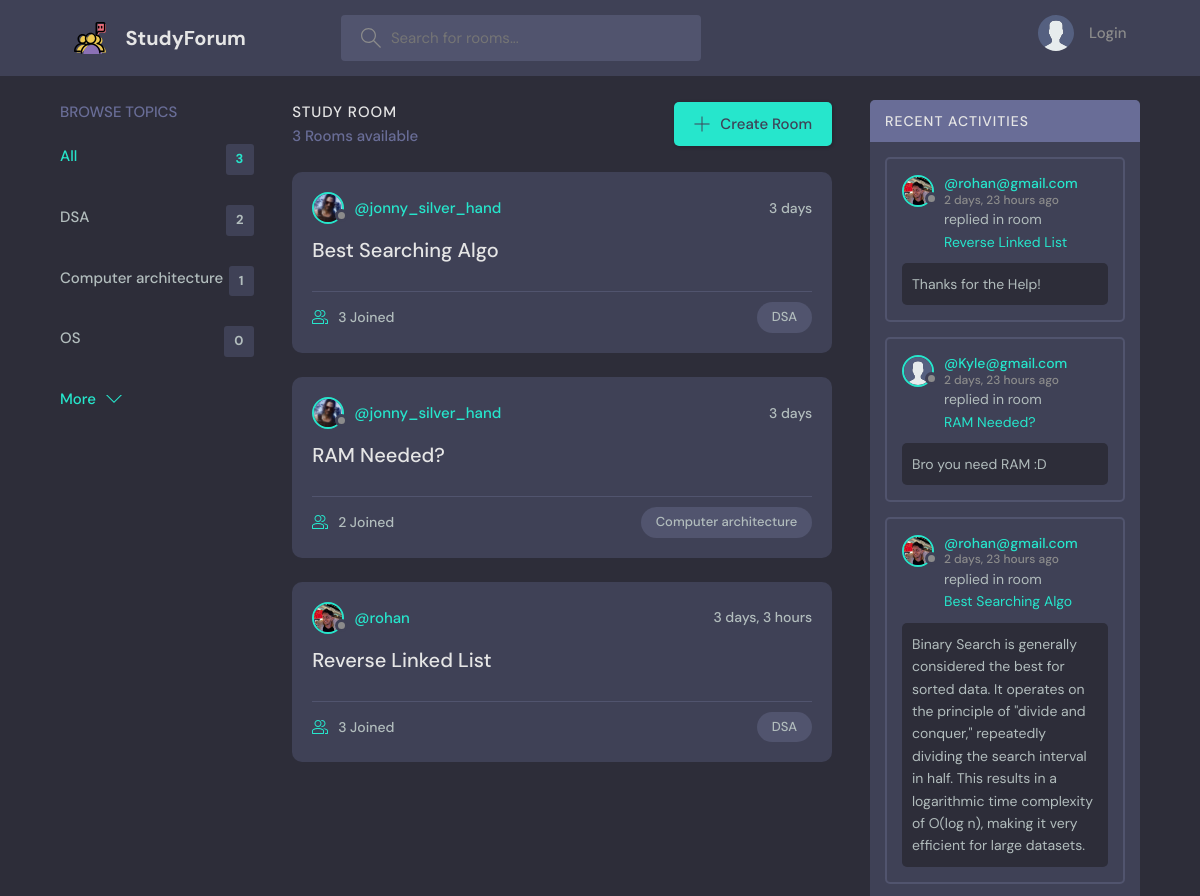
Before: / (upper part) with the older database file.
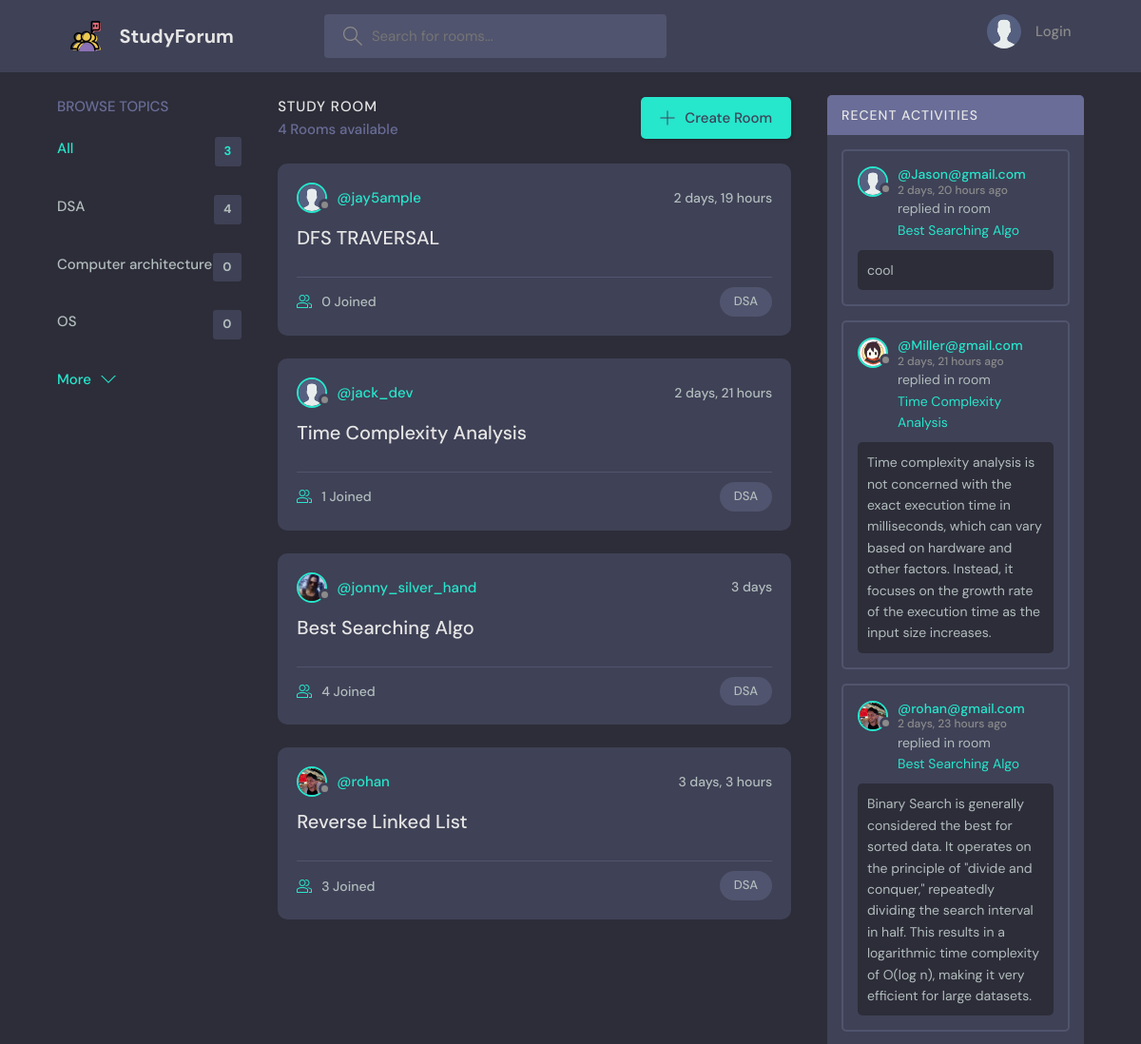
After: the same page with the newer database file.
### base/models.py (models this page shows, shortened)
class Topic(models.Model):
     name = models.CharField(max_length = 200)

class Room(models.Model):
    host = models.ForeignKey(User, on_delete = models.SET_NULL, null = True)
    topic = models.ForeignKey(Topic, on_delete = models.SET_NULL, null = True)
    name = models.CharField(max_length=200)
    description = models.TextField(null=True, blank=True)
    participants = models.ManyToManyField(User,related_name='participants',blank=True)
    updated = models.DateTimeField(auto_now=True)
    created = models.DateTimeField(auto_now_add=True)
    class Meta:
         ordering = ['-updated','-created']
    def __str__(self):
        return self.name

class User(AbstractUser):
    name = models.CharField(max_length=200, null=True)
    email = models.EmailField(unique=True, null=True)
    bio = models.TextField(null=True)
    avatar = models.ImageField(null=True,default="avatar.svg")
    USERNAME_FIELD = 'email'
    REQUIRED_FIELDS = []

class Message(models.Model):
        user = models.ForeignKey(User, on_delete = models.CASCADE)
        room = models.ForeignKey(Room, on_delete = models.CASCADE)
        body = models.TextField()
        updated = models.DateTimeField(auto_now = True)
        created = models.DateTimeField(auto_now_add = True)
        class Meta:
         ordering = ['-updated','-created']

### base/views.py (the view)
# urls.py: path('', views.home, name="home"),
def home(request):
    q = request.GET.get('q') if request.GET.get('q') != None else ''
    rooms = Room.objects.filter(
        Q(topic__name__icontains = q) |
        Q(name__icontains=q) |
        Q(description__icontains=q))
    topics = Topic.objects.all()[0:5]
    room_count = rooms.count()
    room_messages = Message.objects.filter(Q(room__topic__name__icontains=q))
    context = {'rooms':rooms, 'topics':topics, 'room_count':room_count, 'room_messages':room_messages}
    return render(request, 'base/home.html', context)

### base/templates/base/home.html (shortened to what this page needs)
{% extends 'main.html' %}
{% block content %}
    <main class="layout layout--3">
      <div class="container">
         {% include 'base/topics_component.html' %}
        <div class="roomList">
          <div class="roomList__header">
            <div>
              <h2>Study Room</h2>
              <p>{{rooms.count}} Rooms available</p>
            </div>
            <a class="btn btn--main" href="{% url 'create-room' %}">
              <svg version="1.1" xmlns="http://www.w3.org/2000/svg" width="32" height="32" viewBox="0 0 32 32">
                <title>add</title>
                <path
                  d="M16.943 0.943h-1.885v14.115h-14.115v1.885h14.115v14.115h1.885v-14.115h14.115v-1.885h-14.115v-14.115z"
                ></path>
              </svg>
              Create Room
            </a>
          </div>
          {% include 'base/feed_component.html' %}
        </div>
         {% include 'base/activity_component.html' %}
      </div>
    </main>
    {% endblock %}

### base/templates/base/topics_component.html
<div class="topics">
          <div class="topics__header">
            <h2>Browse Topics</h2>
          </div>
          <ul class="topics__list">
            <li>
              <a href="{% url 'home' %}" class="active">All <span>{{topics.count}}</span></a>
            </li>
            {% for topic in topics %}
            <li>
              <a href="{% url 'home' %}?q={{topic.name}}">{{topic.name}} <span>{{topic.room_set.all.count}}</span></a>
            </li>
            {% endfor %}
          </ul>
          <a class="btn btn--link" href="{% url 'topics' %}">
            More
            <svg version="1.1" xmlns="http://www.w3.org/2000/svg" width="32" height="32" viewBox="0 0 32 32">
              <title>chevron-down</title>
              <path d="M16 21l-13-13h-3l16 16 16-16h-3l-13 13z"></path>
            </svg>
          </a>
        </div>

### base/templates/base/feed_component.html (shortened to what this page needs)
{% for room in rooms %}
<div class="roomListRoom">
            <div class="roomListRoom__header">
              <a href="{% url 'user-profile' room.host.id %}" class="roomListRoom__author">
                <div class="avatar avatar--small">
                  <img src="{{room.host.avatar.url}}" />
                </div>
                <span>@{{room.host.username}}</span>
              </a>
              <div class="roomListRoom__actions">
                <span>{{room.created|timesince}}</span>
              </div>
            </div>
            <div class="roomListRoom__content">
              <a href="{% url 'room' room.id %}">{{room.name}}</a>
            </div>
            <div class="roomListRoom__meta">
              <a href="{% url 'room' room.id %}" class="roomListRoom__joined">
                {{room.participants.all.count}} Joined
              </a>
              <p class="roomListRoom__topic">{{room.topic.name}}</p>
            </div>
          </div>
          {% endfor %}

### base/templates/base/activity_component.html (shortened to what this page needs)
<div class="activities">
          <div class="activities__header">
            <h2>Recent Activities</h2>
          </div>
          {% for message in room_messages %}
          <div class="activities__box">
            <div class="activities__boxHeader roomListRoom__header">
              <a href="{% url 'user-profile' message.user.id %}" class="roomListRoom__author">
                <div class="avatar avatar--small">
                  <img src="{{message.user.avatar.url}}" />
                </div>
                <p>
                  @{{message.user}}
                  <span>{{message.created|timesince}} ago</span>
                </p>
              </a>
            </div>
            <div class="activities__boxContent">
              <p>replied in room <a href="{% url 'room' message.room.id %}">{{message.room}}</a></p>
              <div class="activities__boxRoomContent">
                {{message.body}}
              </div>
            </div>
          </div>
          {% endfor %}
        </div>

Changed rows visible on the page:
removed Room: host.avatar (picture), host.username "jonny_silver_hand", created "3 days", name "RAM Needed?", participants.all.count "2", topic.name "Computer architecture"
removed Message: user.avatar (picture), user "rohan@gmail.com", created "2 days, 23 hours", room "Reverse Linked List", body "Thanks for the Help!"
removed Message: user.avatar (placeholder picture), user "Kyle@gmail.com", created "2 days, 23 hours", room "RAM Needed?", body "Bro you need RAM :D"
computed for Topic "DSA": room_set.all.count "2" → "4"
computed for Topic "Computer architecture": room_set.all.count "1" → "0"
added Room: host.avatar (placeholder picture), host.username "jay5ample", created "2 days, 19 hours", name "DFS TRAVERSAL", participants.all.count "0", topic.name "DSA"
added Room: host.avatar (placeholder picture), host.username "jack_dev", created "2 days, 21 hours", name "Time Complexity Analysis", participants.all.count "1", topic.name "DSA"
computed for Room "Best Searching Algo": participants.all.count "3" → "4"
added Message: user.avatar (placeholder picture), user "Jason@gmail.com", created "2 days, 20 hours", room "Best Searching Algo", body "cool"
added Message: user.avatar (picture), user "Miller@gmail.com", created "2 days, 21 hours", room "Time Complexity Analysis", body "Time complexity analysis is not concerned with the exact execution time in milliseconds, which can vary based on hardware and other factors. Instead, it focuses on the growth rate of the execution time as the input size increases."
Other visible differences:
{{ rooms.count }}: "3" → "4"
